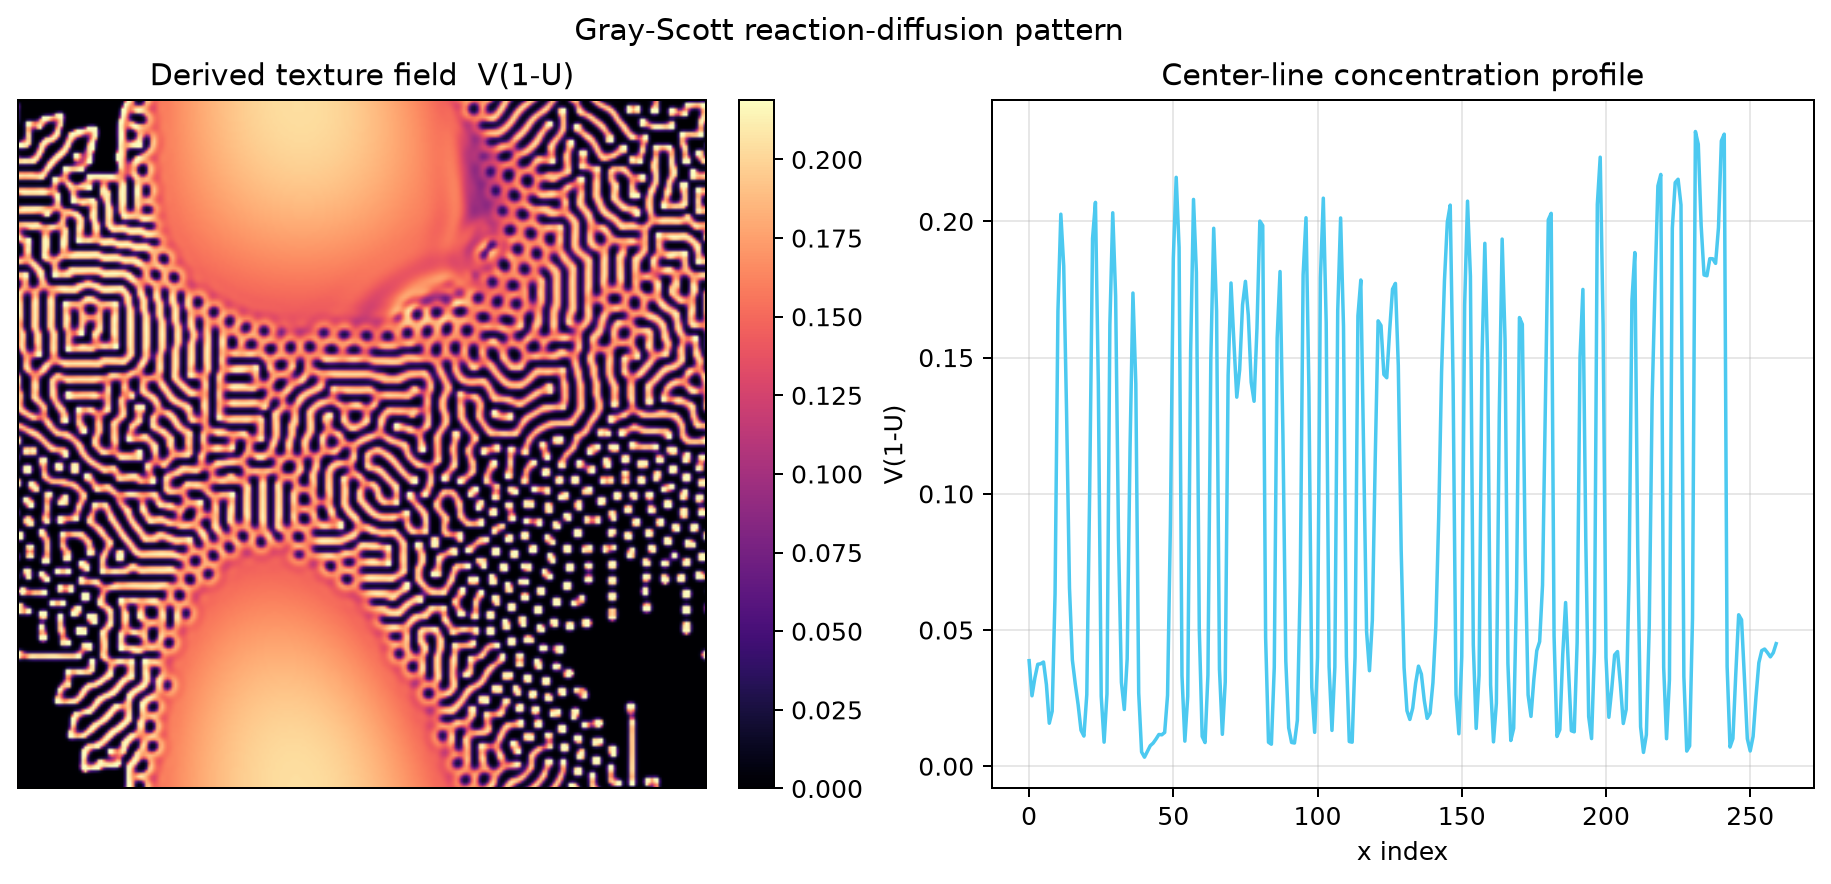

The script that saved this image:
"""Gray-Scott reaction-diffusion art with PNG and GIF export."""

from __future__ import annotations

from pathlib import Path

import matplotlib

matplotlib.use("Agg")

import matplotlib.pyplot as plt
import numpy as np
from PIL import Image


# Grid and numerical setup.
N = 260
DT = 1.0
WARMUP_STEPS = 4500
CAPTURE_STEPS = 5000
N_STEPS = WARMUP_STEPS + CAPTURE_STEPS

# Gray-Scott parameters (pattern-rich regime).
DU = 0.16
DV = 0.08
BASE_FEED = 0.034
BASE_KILL = 0.058

# Animation settings.
N_FRAMES = 260
FRAME_DURATION_MS = 45


def laplacian(field: np.ndarray) -> np.ndarray:
    """2D periodic Laplacian via stencil."""
    return (
        -field
        + 0.20 * (np.roll(field, 1, axis=0) + np.roll(field, -1, axis=0))
        + 0.20 * (np.roll(field, 1, axis=1) + np.roll(field, -1, axis=1))
        + 0.05
        * (
            np.roll(np.roll(field, 1, axis=0), 1, axis=1)
            + np.roll(np.roll(field, 1, axis=0), -1, axis=1)
            + np.roll(np.roll(field, -1, axis=0), 1, axis=1)
            + np.roll(np.roll(field, -1, axis=0), -1, axis=1)
        )
    )


def initialize_state() -> tuple[np.ndarray, np.ndarray]:
    """Initialize U and V concentrations."""
    u = np.ones((N, N), dtype=float)
    v = np.zeros((N, N), dtype=float)

    rng = np.random.default_rng(7)

    yy, xx = np.ogrid[:N, :N]
    for _ in range(26):
        cx = int(rng.integers(15, N - 15))
        cy = int(rng.integers(15, N - 15))
        radius = float(rng.uniform(6.0, 20.0))
        mask = (xx - cx) ** 2 + (yy - cy) ** 2 <= radius**2
        u[mask] = 0.45 + 0.10 * rng.random()
        v[mask] = 0.18 + 0.16 * rng.random()

    # Extra central disturbance to trigger strong interactions.
    c = N // 2
    radius_center = 24
    center_mask = (xx - c) ** 2 + (yy - c) ** 2 <= radius_center**2
    u[center_mask] = 0.35
    v[center_mask] = 0.30

    u += 0.025 * (rng.random((N, N)) - 0.5)
    v += 0.020 * (rng.random((N, N)) - 0.5)
    return np.clip(u, 0.0, 1.0), np.clip(v, 0.0, 1.0)


def parameter_fields() -> tuple[np.ndarray, np.ndarray]:
    """Create mildly spatially varying feed/kill fields."""
    y = np.linspace(0.0, 1.0, N, dtype=float)
    x = np.linspace(0.0, 1.0, N, dtype=float)
    xx, yy = np.meshgrid(x, y)
    feed = (
        BASE_FEED
        + 0.006 * np.sin(2.0 * np.pi * xx)
        + 0.004 * np.cos(2.0 * np.pi * yy)
        + 0.003 * np.sin(2.0 * np.pi * (xx + yy))
    )
    kill = (
        BASE_KILL
        + 0.003 * np.cos(2.0 * np.pi * xx)
        - 0.002 * np.sin(2.0 * np.pi * yy)
        + 0.002 * np.cos(2.0 * np.pi * (xx - yy))
    )
    return np.clip(feed, 0.018, 0.085), np.clip(kill, 0.040, 0.078)


def render_field(u: np.ndarray, v: np.ndarray) -> np.ndarray:
    """Return a derived field with stronger visual structure than raw V."""
    return v * (1.0 - u)


def simulate() -> tuple[np.ndarray, np.ndarray, list[np.ndarray]]:
    """Run Gray-Scott integration and collect animation frames."""
    u, v = initialize_state()
    feed, kill = parameter_fields()
    frames: list[np.ndarray] = []

    frame_steps = np.linspace(WARMUP_STEPS, N_STEPS - 1, N_FRAMES, dtype=int)
    frame_set = set(frame_steps.tolist())

    for step in range(N_STEPS):
        lu = laplacian(u)
        lv = laplacian(v)
        uvv = u * v * v

        u += (DU * lu - uvv + feed * (1.0 - u)) * DT
        v += (DV * lv + uvv - (feed + kill) * v) * DT
        np.clip(u, 0.0, 1.0, out=u)
        np.clip(v, 0.0, 1.0, out=v)

        if step >= WARMUP_STEPS and step in frame_set:
            frames.append(render_field(u, v).copy())

    return u, v, frames


def save_snapshot(u: np.ndarray, v: np.ndarray) -> Path:
    """Save a static summary image."""
    fig, axes = plt.subplots(1, 2, figsize=(10.8, 4.8), constrained_layout=True)
    ax_pattern, ax_profile = axes

    field = render_field(u, v)
    p_low, p_high = np.percentile(field, [2.0, 98.0])
    image = ax_pattern.imshow(
        field,
        cmap="magma",
        interpolation="bilinear",
        vmin=float(p_low),
        vmax=float(p_high),
    )
    ax_pattern.set_title("Derived texture field  V(1-U)")
    ax_pattern.set_xticks([])
    ax_pattern.set_yticks([])
    fig.colorbar(image, ax=ax_pattern, fraction=0.046, pad=0.04)

    center_line = field[field.shape[0] // 2, :]
    ax_profile.plot(center_line, color="#4cc9f0", lw=1.4)
    ax_profile.set_title("Center-line concentration profile")
    ax_profile.set_xlabel("x index")
    ax_profile.set_ylabel("V(1-U)")
    ax_profile.grid(True, alpha=0.3)

    fig.suptitle("Gray-Scott reaction-diffusion pattern")
    output = Path(__file__).with_name("reaction_diffusion_art.png")
    fig.savefig(output, dpi=180, bbox_inches="tight")
    plt.close(fig)
    return output


def save_animation(frames: list[np.ndarray]) -> Path:
    """Save animation GIF from collected V-field frames."""
    fig, ax = plt.subplots(figsize=(6.5, 6.5), constrained_layout=True)
    all_values = np.concatenate([frame.ravel() for frame in frames])
    p_low, p_high = np.percentile(all_values, [2.0, 98.0])
    im = ax.imshow(
        frames[0],
        cmap="magma",
        interpolation="bilinear",
        vmin=float(p_low),
        vmax=float(p_high),
    )
    ax.set_title("Gray-Scott reaction-diffusion")
    ax.set_xticks([])
    ax.set_yticks([])
    text = ax.text(
        0.03,
        0.96,
        "",
        color="white",
        transform=ax.transAxes,
        va="top",
    )

    gif_frames: list[Image.Image] = []
    total = len(frames)
    for idx, frame in enumerate(frames):
        im.set_data(frame)
        text.set_text(
            f"step ~ {WARMUP_STEPS + int((idx / max(1, total - 1)) * CAPTURE_STEPS):5d}\n"
            f"F≈{BASE_FEED:.3f}, k≈{BASE_KILL:.3f}"
        )
        fig.canvas.draw()
        buf = np.asarray(fig.canvas.buffer_rgba())
        gif_frames.append(Image.fromarray(buf).convert("P", palette=Image.ADAPTIVE, colors=256))

    output = Path(__file__).with_name("reaction_diffusion_art.gif")
    gif_frames[0].save(
        output,
        save_all=True,
        append_images=gif_frames[1:],
        duration=FRAME_DURATION_MS,
        loop=0,
        disposal=2,
        optimize=False,
    )
    plt.close(fig)
    return output


def main() -> None:
    u, v, frames = simulate()
    save_snapshot(u, v)
    gif_path = save_animation(frames)
    print(gif_path)


if __name__ == "__main__":
    main()
